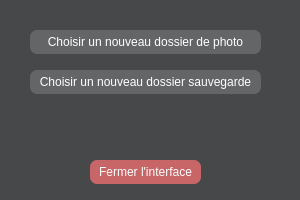
<?xml version="1.0" encoding="UTF-8"?>
<ui version="4.0">
 <class>Frame</class>
 <widget class="QFrame" name="Frame">
  <property name="windowModality">
   <enum>Qt::WindowModality::NonModal</enum>
  </property>
  <property name="geometry">
   <rect>
    <x>0</x>
    <y>0</y>
    <width>300</width>
    <height>200</height>
   </rect>
  </property>
  <property name="minimumSize">
   <size>
    <width>300</width>
    <height>200</height>
   </size>
  </property>
  <property name="maximumSize">
   <size>
    <width>300</width>
    <height>200</height>
   </size>
  </property>
  <property name="windowTitle">
   <string>Frame</string>
  </property>
  <property name="styleSheet">
   <string notr="true">background-color:rgb(71,72,73)</string>
  </property>
  <widget class="QPushButton" name="bouton_choisir">
   <property name="geometry">
    <rect>
     <x>30</x>
     <y>30</y>
     <width>231</width>
     <height>24</height>
    </rect>
   </property>
   <property name="styleSheet">
    <string notr="true">QPushButton {background-color: rgb(100,101,102);
                                                        color: rgb(255,255,255);
                                                        border-radius: 7px;
                                                        text-align: center;}
                                            QPushButton:hover {background-color: rgb(100,101,150);}
                                            QPushButton:pressed{background-color: rgb(185,0,92);}
                                            QPushButton:selected{background-color: rgb(100,101,150);}</string>
   </property>
   <property name="text">
    <string>Choisir un nouveau dossier de photo</string>
   </property>
  </widget>
  <widget class="QPushButton" name="bouton_save">
   <property name="geometry">
    <rect>
     <x>30</x>
     <y>70</y>
     <width>231</width>
     <height>24</height>
    </rect>
   </property>
   <property name="styleSheet">
    <string notr="true">QPushButton {background-color: rgb(100,101,102);
                                                    color: rgb(255,255,255);
                                                    border-radius: 7px;
                                                    text-align: center;}
                                            QPushButton:hover {background-color: rgb(100,101,150);}
                                            QPushButton:pressed{background-color: rgb(185,0,92);}
                                            QPushButton:selected{background-color: rgb(100,101,150);}</string>
   </property>
   <property name="text">
    <string>Choisir un nouveau dossier sauvegarde</string>
   </property>
  </widget>
  <widget class="QPushButton" name="bouton_fermer">
   <property name="geometry">
    <rect>
     <x>90</x>
     <y>160</y>
     <width>111</width>
     <height>24</height>
    </rect>
   </property>
   <property name="styleSheet">
    <string notr="true">QPushButton {background-color: rgb(200,101,102);
                                                    color: rgb(255,255,255);
                                                    border-radius: 7px;
                                                    text-align: center;}
                                            QPushButton:hover {background-color: rgb(100,101,150);}
                                            QPushButton:pressed{background-color: rgb(185,0,92);}
                                            QPushButton:selected{background-color: rgb(100,101,150);}</string>
   </property>
   <property name="text">
    <string>Fermer l'interface</string>
   </property>
  </widget>
 </widget>
 <resources/>
 <connections/>
</ui>
